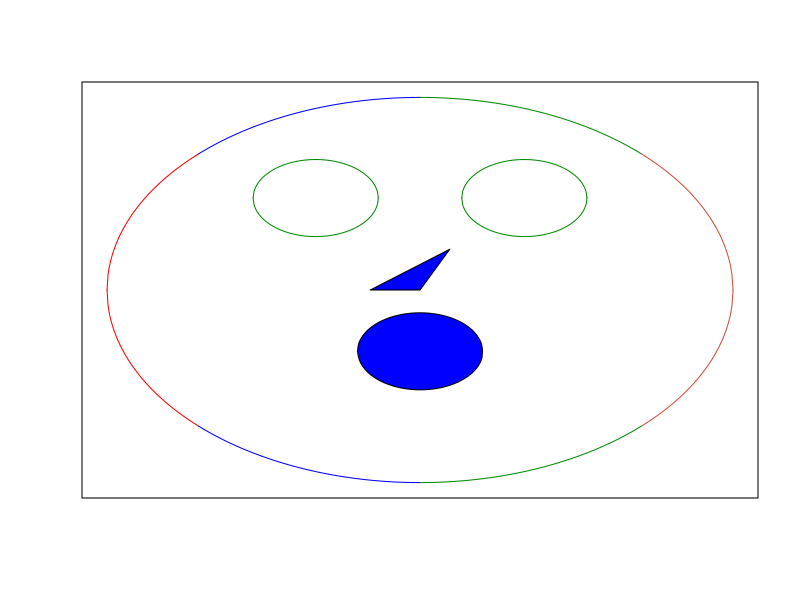
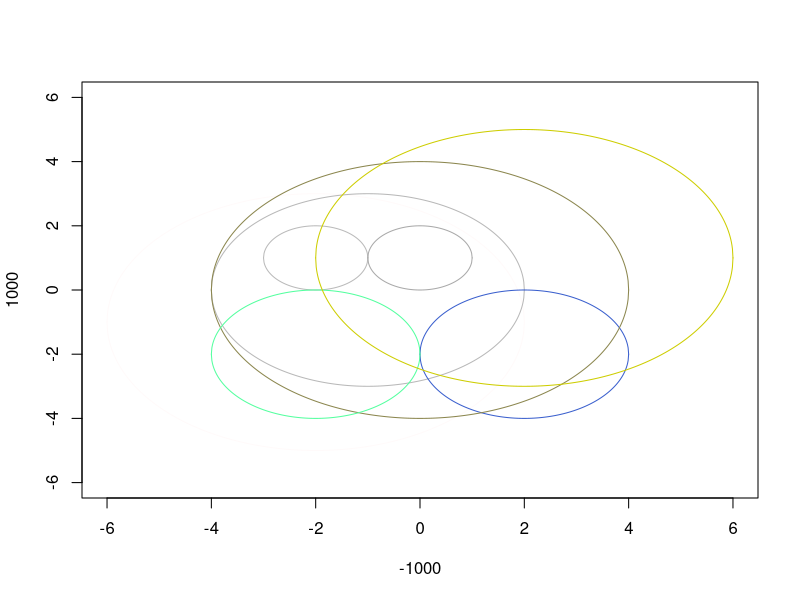

Here is the R script that generated these plots, in order:
rm(list = ls())


# Thu Oct 06 20:14:59 2016 ------------------------------
circ <- function(r, x, xcenter = 0, ycenter = 0, half = "top"){
	if (any((abs(x) - abs(xcenter)) > r)) print("There is an error with the x - values that you are entering. The circle extends from the center point at (xcenter, ycenter) out to r. If we choose an x value that is greater than our xcenter plus or minus our radius then we are choosing a point that does not exist in the circle.")
	if (half == "top") return(ycenter + (r^2 - (x - xcenter)^2)^0.5)
	if (half == "bottom") return(ycenter - (r^2 - (x - xcenter)^2)^0.5)
}

# The base circle, radius = pi, center at (5, 0)
plot(-1000, -1000, xlim = c(0, 2*pi), ylim = c(-pi, pi), yaxt = "n", xaxt = "n", ylab = "", xlab = "")
sp <- c(0, pi - pi * sqrt(2)/2, pi, pi + pi*sqrt(2)/2, pi + pi)
for (i in 1:4){
	xcoords <- c(seq(sp[i], sp[i + 1], 0.01), sp[i + 1])
	ytop <- circ(r = pi, x = xcoords, xcenter = pi)
	ybot <- circ(r = pi, x = xcoords, xcenter = pi, half = "bottom")
	lines(xcoords, ytop, col = c("red", "blue", "green4", "tomato3")[i])
	lines(xcoords, ybot, col = c("red", "blue", "green4", "tomato3")[i])
}

# The eyes
xcenter <- c(pi * 2/3, pi*4/3)
r <- pi/5
for (i in 1:2){
	xc <- xcenter[i]
	lb <- xc - r
	rb <- xc + r
	xcoords <- c(seq(lb, rb, 0.01), rb)
	ytop <- circ(r = pi / 5, x = xcoords, xcenter = xc, ycenter = 1.5)
	ybot <- circ(r = pi / 5, x = xcoords, xcenter = xc, ycenter = 1.5, half = "bottom")
	lines(xcoords, ytop, col = "green4")
	lines(xcoords, ybot, col = "green4")
}

# Create the nose
polygon(x = c(pi - .5, pi + .3, pi), y = c(0, 2/3, 0), col = "blue")

# Create a full circle for the mouth
xcenter <- pi
r <- pi/5
xcoords <- c(seq(xcenter - r, xcenter + r, 0.01), xcenter + r)
ytop <- circ(r = r, x = xcoords, xcenter = xcenter, ycenter = -1)
ybot <- circ(r = r, x = xcoords, xcenter = xcenter, ycenter = -1, half = "bottom")
polygon(x = c(xcoords, rev(xcoords)), y = c(ytop, ybot), col = "blue")

# Plot an arbitrary amount of circles!---------
n <- 8
radii <- sample(1:4, n, TRUE)
xc <- sample(sample(-2:2), n, TRUE)
yc <- sample(sample(-2:2), n, TRUE)
cols <- sample(colors(), n, FALSE)
plot(-1000, 1000, xlim = c(-6, 6), ylim = c(-6, 6))
for (i in 1:n){
	xcoords <- c(seq(xc[i] - radii[i], xc[i] + radii[i], 0.01), xc[i] + radii[i])
	ytop <- circ(r = radii[i], x = xcoords, xcenter = xc[i], ycenter = yc[i], half = "top")
	ybottom <- circ(r = radii[i], x = xcoords, xcenter = xc[i], ycenter = yc[i], half = "bottom")
	lines(xcoords, ytop, col = cols[i])
	lines(xcoords, ybottom, col = cols[i])
}